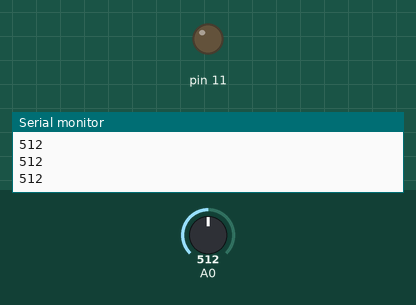
Simulated run of this sketch. Board: Arduino Uno, built with avr-gcc and run on an emulated ATmega328P. Parts: output pins drawn as LEDs (lit = HIGH), the last lines printed to the serial monitor. The inputs (shaded band) are chosen by the test bench; at power-on: A0 = 512.

Above: at 1.2 s.
1.3 s: A0 set to 0
At 2.0 s:
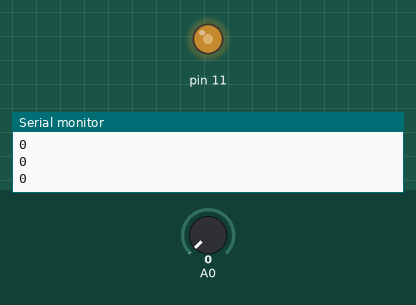
2.8 s: A0 set to 122
At 2.98 s:
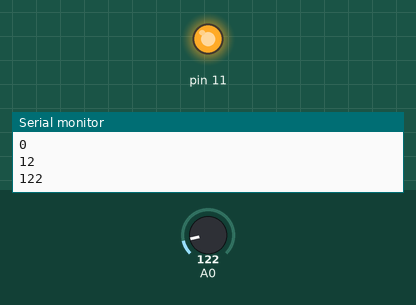
Timing chart, 0 to 11.8 s (numbered marks = the images above; inputs shaded):
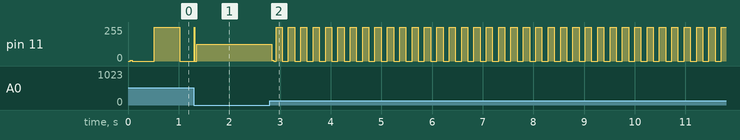

Measured:
- after the input at 2.8 s, pin 11: 127/255 → 5/255 at once, then moves between 0/255 and 255/255, repeating every 1.2 s

The sketch:

s3.ino
```cpp
/*
  Selvstudiumsoppgave 3
  1 og 2

  Kontinuerlig overvåking av sensorverdi med glatting,
  der verdiene blir brukt til å utføre operasjoner på komponenter.
*/

const int size = 10;
int read[size];

struct Pin {
  const int photocell = A0;
  const int rLED = 11;
};

struct State {
  int state;
  int prevState = HIGH;
};

Pin pin;
State redLED;

int total = 0;
int average = 0;

unsigned long prevTime = 0;
unsigned long printerTimer = 0;
unsigned long readPrev = 0;

static int i = 0;

void readAverageSensor(int *read) {
  if (millis() - readPrev >= 2){
    readPrev = millis();
    total -= read[i];
    read[i] = analogRead(pin.photocell);
    total += read[i];
    increment();
    average = total / size;
  }
}

void increment() {
  if (i >= size - 1) {
    i = 0;
  } else {
    i++;
  }
}

void blinkFrequency() {
  if (millis() - prevTime >= average) {
    prevTime = millis();
    redLED.state = !redLED.state; // toggle state
  }
  digitalWrite(pin.rLED, redLED.state);
}

void print(int timer) {
  if (millis() - printerTimer >= timer) {
    printerTimer = millis();
    Serial.println(average);
  }
}

void setup() {
  pinMode(pin.rLED, OUTPUT);
  Serial.begin(9600);

  for (int i = 0; i < size; i++) {
    read[i] = 0;
  }
}

void loop() {
  readAverageSensor(read);
  blinkFrequency();
  print(100);
}
```
